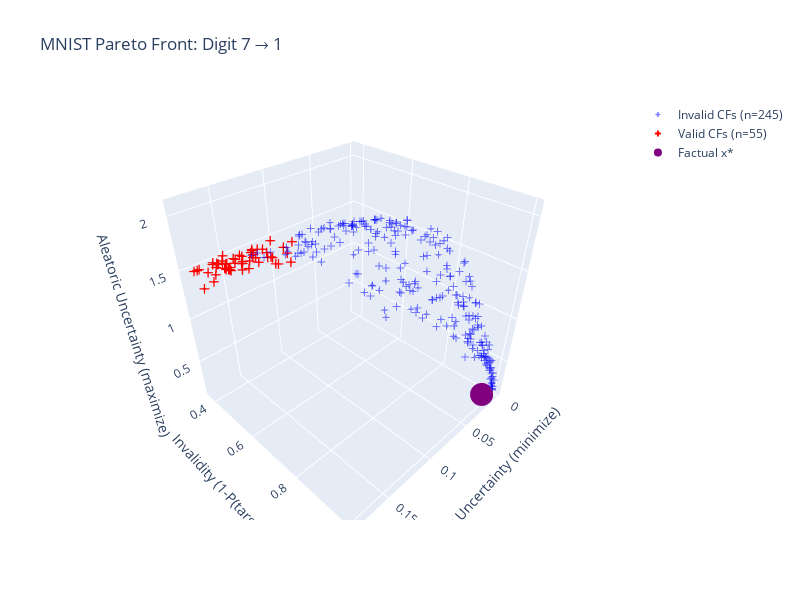

Here is the notebook cell this chart was saved with:
### Code cell
# 3D Pareto front visualization
import plotly.graph_objects as go

if result.F is not None and len(result.F) > 0:
    # Evaluate factual in objective space
    F_factual = problem.evaluate(factual_img_np.flatten().astype(np.float32))
    
    # Objective order: [0] Validity, [1] Sparsity, [2] AU (negated), [3] EU (positive)
    # For display: negate AU back to positive, EU is already positive
    
    fig = go.Figure()
    
    # Invalid CFs (blue)
    if len(invalid_F) > 0:
        fig.add_trace(go.Scatter3d(
            x=invalid_F[:, 3],      # EU (positive, minimize)
            y=invalid_F[:, 0],      # Validity (1-P)
            z=-invalid_F[:, 2],     # AU (negate back to positive for display)
            mode='markers',
            marker=dict(color='blue', size=4, opacity=0.5, symbol='cross'),
            name=f'Invalid CFs (n={len(invalid_F)})'
        ))
    
    # Valid CFs (red)
    if len(valid_F) > 0:
        fig.add_trace(go.Scatter3d(
            x=valid_F[:, 3],        # EU (positive, minimize)
            y=valid_F[:, 0],        # Validity (1-P)
            z=-valid_F[:, 2],       # AU (negate back to positive for display)
            mode='markers',
            marker=dict(color='red', size=5, symbol='cross'),
            name=f'Valid CFs (n={len(valid_F)})'
        ))
    
    # Factual (purple)
    fig.add_trace(go.Scatter3d(
        x=[F_factual[3]],           # EU
        y=[F_factual[0]],           # Validity
        z=[-F_factual[2]],          # AU (negated for display)
        mode='markers',
        marker=dict(color='purple', size=8),
        name='Factual x*'
    ))
    
    fig.update_layout(
        scene=dict(
            xaxis_title='Epistemic Uncertainty (minimize)',
            yaxis_title='Invalidity (1-P(target))',
            zaxis_title='Aleatoric Uncertainty (maximize)',
        ),
        width=800, height=600,
        title=f'MNIST Pareto Front: Digit {factual_label} → {TARGET_DIGIT}'
    )
    
    fig.show()

### Figure 1 — Plotly figure (JSON) as saved in the notebook; plotly's stock layout.template omitted (floating-point values rounded to 4 significant figures; data arrays with more than 128 entries replaced by an {"elided": "..."} marker saying what was removed)
{"data": [{"marker": {"color": "blue", "opacity": 0.5, "size": 4, "symbol": "cross"}, "mode": "markers", "name": "Invalid CFs (n=245)", "type": "scatter3d", "x": {"elided": "245 float values"}, "y": {"elided": "245 float values"}, "z": {"elided": "245 float values"}}, {"marker": {"color": "red", "size": 5, "symbol": "cross"}, "mode": "markers", "name": "Valid CFs (n=55)", "type": "scatter3d", "x": [0.151, 0.1812, 0.1707, 0.1329, 0.1358, 0.1806, 0.1695, 0.1739, 0.152, 0.1469, 0.1241, 0.1768, 0.1225, 0.1497, 0.09962, 0.176, 0.1429, 0.1364, 0.1248, 0.1394, 0.1375, 0.1567, 0.1556, 0.1297, 0.1547, 0.1635, 0.1299, 0.1667, 0.1653, 0.1262, 0.1588, 0.158, 0.1469, 0.126, 0.1538, 0.1428, 0.1546, 0.1615, 0.1675, 0.1274, 0.1298, 0.1467, 0.1131, 0.1161, 0.1194, 0.1601, 0.1596, 0.1387, 0.1488, 0.1103, 0.1381, 0.162, 0.1317, 0.1146, 0.1307], "y": [0.3734, 0.4011, 0.4053, 0.4546, 0.3873, 0.4157, 0.4207, 0.468, 0.3892, 0.4442, 0.4343, 0.4002, 0.4711, 0.3806, 0.4613, 0.403, 0.3795, 0.4187, 0.4757, 0.3951, 0.4529, 0.4099, 0.4291, 0.4823, 0.4176, 0.4141, 0.4036, 0.4122, 0.4714, 0.4666, 0.3854, 0.4768, 0.4499, 0.486, 0.4244, 0.4638, 0.489, 0.4328, 0.4206, 0.412, 0.438, 0.3766, 0.4972, 0.4523, 0.4815, 0.4243, 0.3819, 0.4589, 0.4264, 0.4978, 0.3999, 0.4132, 0.4206, 0.4888, 0.4193], "z": [1.393, 1.536, 1.481, 1.477, 1.412, 1.56, 1.405, 1.559, 1.46, 1.512, 1.545, 1.531, 1.499, 1.443, 1.552, 1.341, 1.464, 1.383, 1.522, 1.501, 1.542, 1.589, 1.474, 1.593, 1.455, 1.55, 1.498, 1.55, 1.574, 1.511, 1.484, 1.607, 1.521, 1.696, 1.449, 1.545, 1.544, 1.589, 1.582, 1.446, 1.573, 1.385, 1.535, 1.384, 1.434, 1.549, 1.451, 1.632, 1.54, 1.433, 1.491, 1.533, 1.545, 1.589, 1.5]}, {"marker": {"color": "purple", "size": 8}, "mode": "markers", "name": "Factual x*", "type": "scatter3d", "x": [0.02161], "y": [0.9996], "z": [0.2167]}], "layout": {"height": 600, "scene": {"xaxis": {"title": {"text": "Epistemic Uncertainty (minimize)"}}, "yaxis": {"title": {"text": "Invalidity (1-P(target))"}}, "zaxis": {"title": {"text": "Aleatoric Uncertainty (maximize)"}}}, "title": {"text": "MNIST Pareto Front: Digit 7 → 1"}, "width": 800}}
